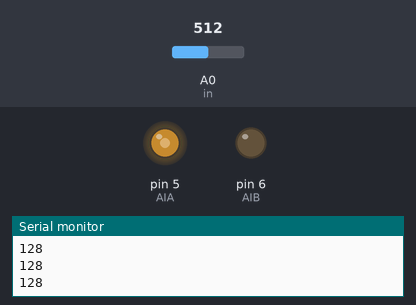
Bench run of a sketch on a simulated Arduino Uno, built with avr-gcc and run on an emulated ATmega328P. On the bench: output pins drawn as LEDs (lit = HIGH), the last lines printed to the serial monitor. The test bench sets the inputs (shaded band); at power-on: A0 (in) = 512.

Above: at 1.2 s.
1.3 s: A0 (in) set to 716
At 2.3 s:
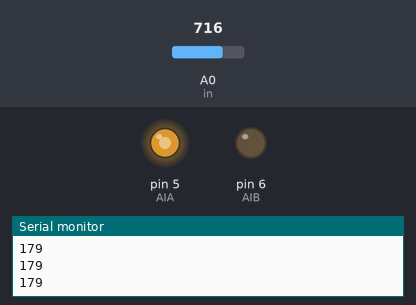
2.8 s: A0 (in) set to 900
At 3.5 s:
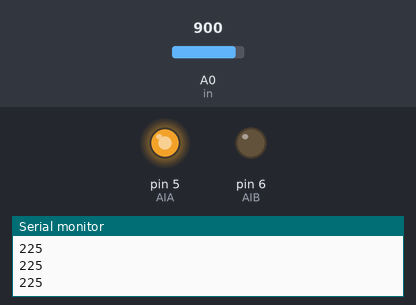
4.3 s: A0 (in) set to 122
At 5.5 s:
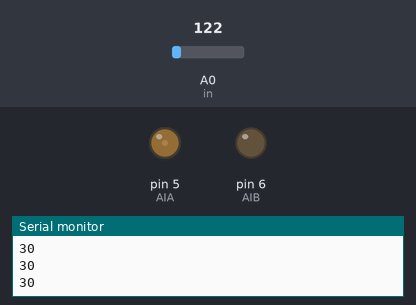
5.8 s: A0 (in) set to 0
At 6.9 s:
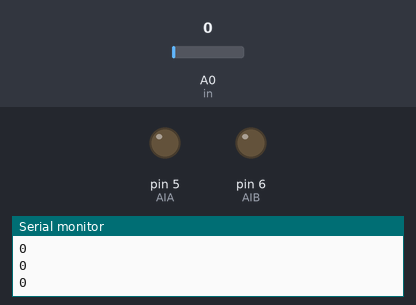
Timing chart, 0 to 8.3 s (numbered marks = the images above; inputs shaded):
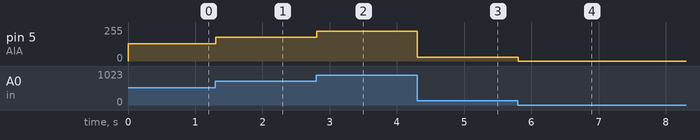

Measured:
- after the input at 1.3 s, pin 5 (AIA): 128/255 → 179/255 at once
- after the input at 2.8 s, pin 5 (AIA): 179/255 → 225/255 at once
- after the input at 4.3 s, pin 5 (AIA): 225/255 → 30/255 at once
- after the input at 5.8 s, pin 5 (AIA): 30/255 → 0/255 at once

The sketch:

Class_0x2.5_analog_2.ino
```cpp
int AIA = 5;
int AIB = 6;
int val;
int in = A0;

void setup() {
  Serial.begin(9600);
  pinMode(AIA, OUTPUT);
  pinMode(AIB, OUTPUT);
}

void loop() {

  val = analogRead(in) / 4;

  Serial.println(val);

  analogWrite(AIA, val);
  analogWrite(AIB, 0);
}
```
